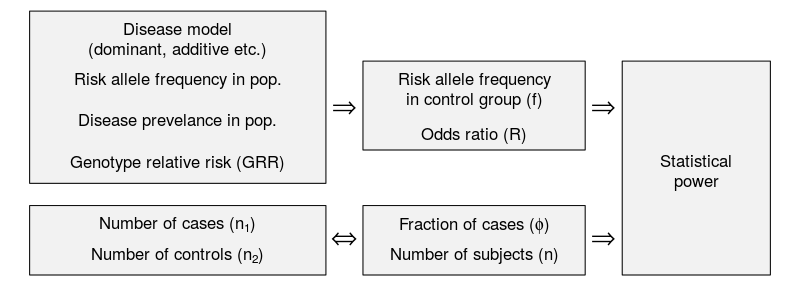

Reproduce this figure in R.
# setEPS()
# postscript("www/flowchart.eps", width = 8, height = 3)
# pdf("www/flowchart.pdf", width = 8, height = 3)
png("www/flowchart.png", width = 8, height = 2.5, units = "in", res = 100)
# par(mar = c(2,2,1,1))
par(mar = c(0.1, 0, 0.1, 0))
plot(c(0, 1.15), c(0, 1.02), type = 'n', axes = F, yaxs="i")
first_col <- 0.2
second_col <- 0.6
third_col <- 0.9
grey_background <- grey(0.95)
grey_light <- grey(0.7)
grey_medium <- grey(0.4)
grey_dark <- grey(0.2)

text(x = 0.425, y = 0.60, labels = bquote(. %=>% .), cex = 1.5, col = grey_dark)
text(x = 0.425, y = 0.13, labels = bquote(. %<=>% .), cex = 1.5, col = grey_light)
text(x = 0.775, y = 0.60, labels = bquote(. %=>% .), cex = 1.5, col = grey_light)
text(x = 0.775, y = 0.13, labels = bquote(. %=>% .), cex = 1.5, col = grey_light)

## Disease model parameters
polygon(x = c(0, 0.40, 0.40, 0), y = c(0.33, 0.33, 0.95, 0.95), 
        col = "white", border = grey_light, lwd = 2)
text(x = first_col, y = 0.85, "Disease model\n(dominant, additive etc.)", col = grey_dark)
text(x = first_col, y = 0.70, "Risk allele frequency in pop.", col = grey_dark)
text(x = first_col, y = 0.55, "Disease prevelance in pop.", col = grey_dark)
text(x = first_col, y = 0.40, "Genotype relative risk (GRR)", col = grey_dark)

## Core parameters 1
polygon(x = c(0.45, 0.75, 0.75, 0.45), y = c(0.45, 0.45, 0.77, 0.77), 
        col = "white", border = grey_light, lwd = 2)
text(x = second_col, y = 0.67, "Risk allele frequency\nin control group (f)", col = grey_dark)
text(x = second_col, y = 0.50, bquote(paste("Odds ratio (", R, ")")), col = grey_dark)

## Sample sizes
polygon(x = c(0, 0.4, 0.4, 0), y = c(0.00, 0.00, 0.25, 0.25), col = grey_background, border = F)
text(x = first_col, y = 0.18, bquote(paste("Number of cases (", n[1], ")")), col = grey_medium)
text(x = first_col, y = 0.07, bquote(paste("Number of controls (", n[2], ")")), col = grey_medium)

## Core parameters 2
polygon(x = c(0.45, 0.75, 0.75, 0.45), y = c(0.00, 0.00, 0.25, 0.25), col = grey_background, border = F)
text(x = second_col, y = 0.18, bquote(paste("Fraction of cases (", phi, ")")), col = grey_medium)
text(x = second_col, y = 0.07, bquote(paste("Number of subjects (", n, ")")), col = grey_medium)

## Power analysis
polygon(x = c(0.80, 1, 1, 0.80), y = c(0.00, 0.00, 0.77, 0.77), col = grey_background, border = F)
text(x = third_col, y = 0.375, "Statistical\npower", col = grey_medium)

dev.off()

# if (!require("DiagrammeR")) {
#   install.packages("DiagrammeR")
#   library("DiagrammeR")
# }
# 
# DiagrammeR::grViz("www/flowchart.gv")
